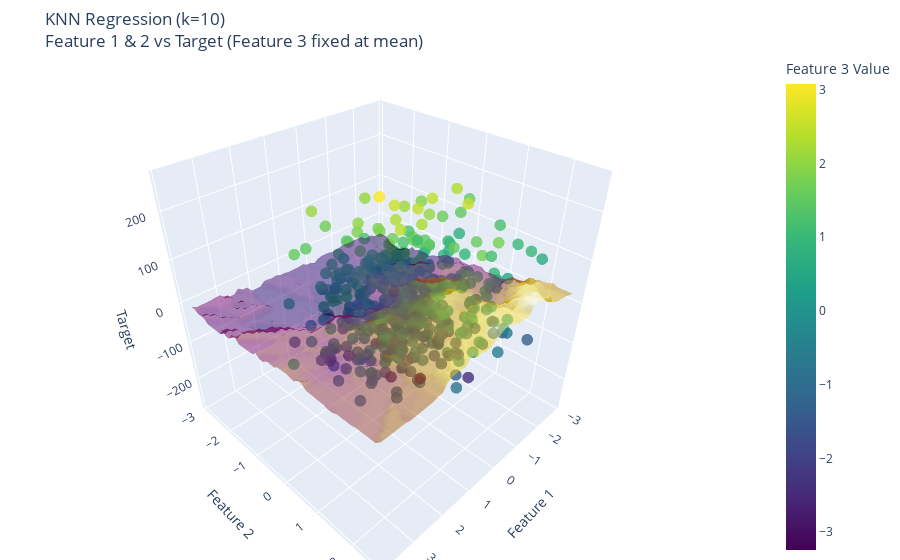

Notebook code for this chart:
### Code cell
scatter = go.Scatter3d(
        x=df['Feature_1'],
        y=df['Feature_2'],
        z=df['Target'],
        mode='markers',
        marker=dict(
            size=4,
            color=df['Feature_3'], # Color represents the 3rd feature
            colorscale='Viridis',
            opacity=0.8,
            colorbar=dict(title='Feature 3 Value')
        ),
        name='Actual Data'
    )

# Surface plot of the KNN predictions
surface = go.Surface(
    z=z_mesh,
    x=x1_mesh,
    y=x2_mesh,
    colorscale='Electric',
    opacity=0.5,
    name='KNN Prediction Surface',
    showscale=False
)

# Layout configuration
layout = go.Layout(
    title=f'KNN Regression (k=10)<br>Feature 1 & 2 vs Target (Feature 3 fixed at mean)',
    scene=dict(
        xaxis_title='Feature 1',
        yaxis_title='Feature 2',
        zaxis_title='Target'
    ),
    margin=dict(l=0, r=0, b=0, t=50)
)

fig = go.Figure(data=[scatter, surface], layout=layout)

# This will open the plot in your default browser
fig.show()

### Figure 1 — Plotly figure (JSON) as saved in the notebook; plotly's stock layout.template omitted (floating-point values rounded to 4 significant figures; data arrays with more than 128 entries replaced by an {"elided": "..."} marker saying what was removed)
{"data": [{"marker": {"color": {"elided": "500 float values"}, "colorbar": {"title": {"text": "Feature 3 Value"}}, "colorscale": [[0, "#440154"], [0.1111, "#482878"], [0.2222, "#3e4989"], [0.3333, "#31688e"], [0.4444, "#26828e"], [0.5556, "#1f9e89"], [0.6667, "#35b779"], [0.7778, "#6ece58"], [0.8889, "#b5de2b"], [1, "#fde725"]], "opacity": 0.8, "size": 4}, "mode": "markers", "name": "Actual Data", "type": "scatter3d", "x": {"elided": "500 float values"}, "y": {"elided": "500 float values"}, "z": {"elided": "500 float values"}}, {"colorscale": [[0, "rgb(0,0,0)"], [0.2, "rgb(30,0,100)"], [0.4, "rgb(120,0,100)"], [0.6, "rgb(160,90,0)"], [0.8, "rgb(230,200,0)"], [1, "rgb(255,250,220)"]], "name": "KNN Prediction Surface", "opacity": 0.5, "showscale": false, "type": "surface", "x": {"elided": "50x50 float values"}, "y": {"elided": "50x50 float values"}, "z": {"elided": "50x50 float values"}}], "layout": {"margin": {"b": 0, "l": 0, "r": 0, "t": 50}, "scene": {"xaxis": {"title": {"text": "Feature 1"}}, "yaxis": {"title": {"text": "Feature 2"}}, "zaxis": {"title": {"text": "Target"}}}, "title": {"text": "KNN Regression (k=10)<br>Feature 1 & 2 vs Target (Feature 3 fixed at mean)"}}}
